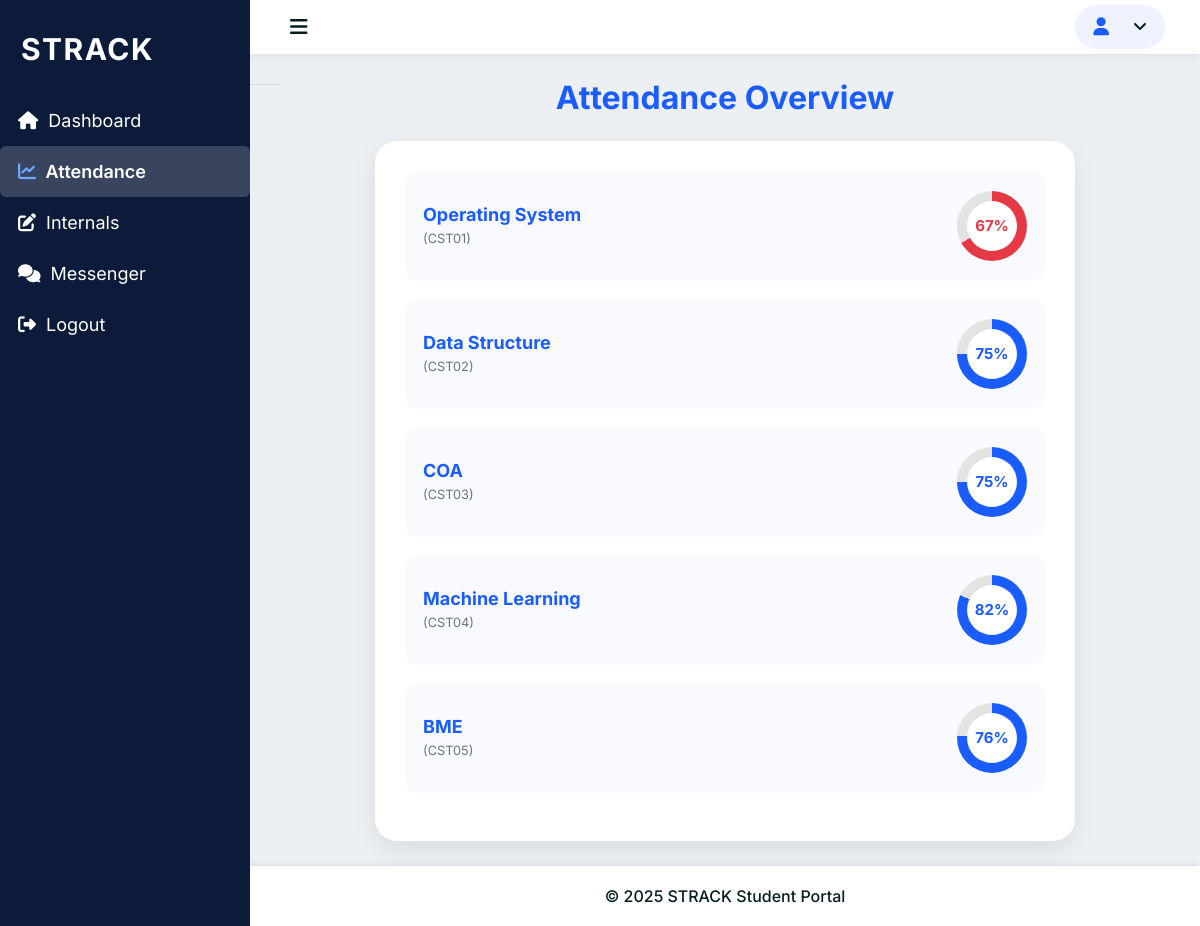
/StudentPortal/StudentAttendanceDisplayPage/ (signed in), run on the app's committed database.
### TeacherApp/models.py (models this page shows, shortened)
class Subjectdb(models.Model):
    Subject_name = models.CharField(max_length=30,unique=True)
    Subject_code = models.CharField(max_length=30, unique=True)
    Subject_teacher = models.CharField(max_length=30)
    Subject_sem = models.CharField(max_length=30)
    Subject_dep = models.CharField(max_length=30)

### StudentApp/views.py (the view)
# urls.py: path('StudentAttendanceDisplayPage/', views.StudentAttendanceDisplayPage, name="StudentAttendanceDisplayPage"),
def StudentAttendanceDisplayPage(request):
    student_id = request.session.get('StudentId')
    if student_id:
        student = Studentdb.objects.get(id=student_id)
    attendance = []
    subjects = Subjectdb.objects.all()
    for i in subjects:
        total = Attendancedb.objects.filter(Student=student, Subject=i).count()
        present = Attendancedb.objects.filter(Student=student, Subject=i, Status='Present').count()
        percentage = round((present / total) * 100) if total > 0 else 0
        attendance.append({
            'subject_name': i.Subject_name,
            'subject_code': i.Subject_code,
            'percentage': percentage
        })
    default = attendance[0] if attendance else None
    return render(request, 'StudentAttendanceDisplay.html', {
        'attendance': attendance,
        'default': default
    })

### StudentApp/templates/StudentAttendanceDisplay.html (shortened to what this page needs)
{% extends "base.html" %}
{% block content %}
<h2 class="text-center mb-4" style="font-weight:700; color:#1b5cff;">
    Attendance Overview
</h2>
<div class="container">
    <div class="subject-box">
        {% for att in attendance %}
        <div class="subject-row"
             data-percent="{{ att.percentage }}">
            <div class="subject-info">
                <h5 class="subject-title">{{ att.subject_name }}</h5>
                <small class="sub-code">({{ att.subject_code }})</small>
            </div>
            <div class="mini-circle" data-progress="{{ att.percentage }}">
                <span class="{% if att.percentage < 75 %}red-text{% endif %}">
                    {{ att.percentage }}%
                </span>
            </div>
        </div>
        {% endfor %}
    </div>
</div>
{% endblock %}

### StudentApp/templates/base.html (style rules this page uses)
html, body { height: 100%; margin: 0; padding: 0; overflow-x: hidden; }
body { display: flex; flex-direction: column; min-height: 100vh; }

### StudentApp/templates/StudentAttendanceDisplay.html (style rules this page uses)
.subject-box { width: 100%; max-width: 700px; margin: auto; background: white; padding: 30px; border-radius: 22px; box-shadow: 0 8px 25px rgba(0,0,0,0.08); }
.subject-row { display: flex; justify-content: space-between; align-items: center; padding: 20px 18px; background: #f8faff; border-radius: 14px; margin-bottom: 18px; transition: 0.25s ease; }
.subject-title { font-size: 18px; font-weight: 700; margin: 0; color: #1b5cff; }
.sub-code { color: #6c757d; }
.mini-circle { --size: 70px; --thickness: 10px; --progress: 0; width: var(--size); height: var(--size); border-radius: 50%; position: relative; background: conic-gradient(#1b5cff calc(var(--progress) * 1%), #e3e3e3 0); display: flex; align-items: center; justify-content: center; transition: 0.4s ease; }
.mini-circle::before { content: ""; position: absolute; width: calc(var(--size) - var(--thickness)*2); height: calc(var(--size) - var(--thickness)*2); background: white; border-radius: 50%; }
.mini-circle span { position: absolute; font-size: 15px; font-weight: 700; }
.red-text { color: #e63946 !important; }

### data on the page
Subjectdb: subject_name "Operating System", subject_code "CST01"
Subjectdb: subject_name "Data Structure", subject_code "CST02"
Subjectdb: subject_name "COA", subject_code "CST03"
Subjectdb: subject_name "Machine Learning", subject_code "CST04"
Subjectdb: subject_name "BME", subject_code "CST05"

### other printed values
{{ att.percentage }} "67" "75" "75" "82" "76"
